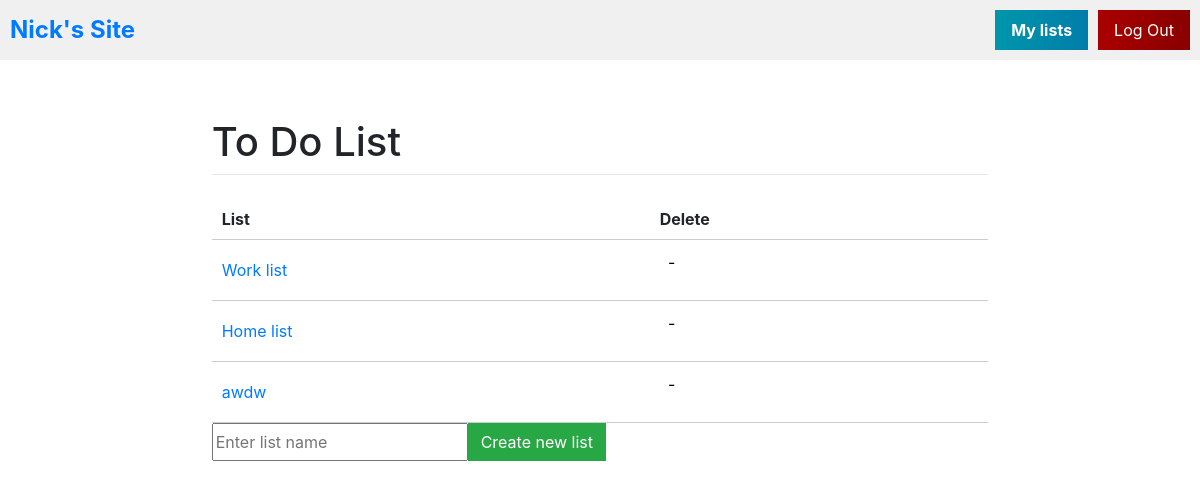
The app's page /view/ (signed in), older data.
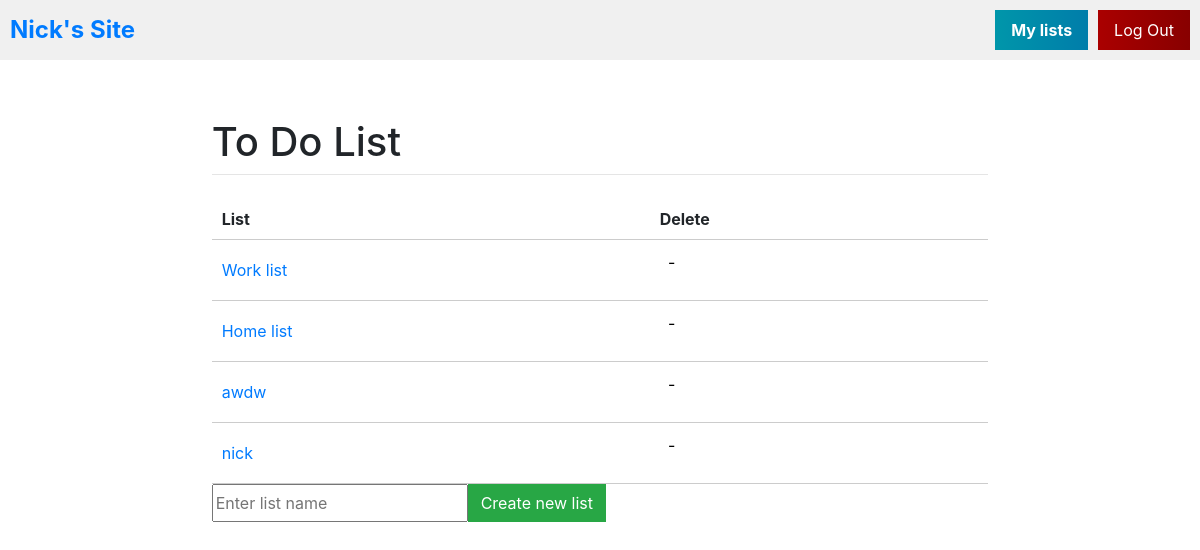
The same page, newer data.
### main/models.py (models this page shows, shortened)
class ToDoList(models.Model):
    user = models.ForeignKey(User, on_delete=models.CASCADE, related_name="todolist", null=True)
    name = models.CharField(max_length=200)

### main/views.py (the view)
# urls.py: path("view/", views.view, name="view"),
def view(response):
    return render(response, "main/view.html", {})

### main/templates/main/view.html (shortened to what this page needs)
{% extends "main/base.html" %}
{% block content %}
    <table class="list-table">
        <tr>
            <th>List</th>
            <th>Delete</th>
        </tr>
        {% for td in user.todolist.all %}
            <tr>
                <td><a href="/{{ td.id }}">{{ td.name }}</a></td>
                <td>
                    <form action="/delete_list/{{ td.id }}" method="post">
                        <button type="submit" class="delete-button">
                            <span class="minus-symbol">-</span>
                        </button>
                    </form>
                </td>
            </tr>
        {% endfor %}
    </table>
    <form method="post" action="/create/" class="form-group">
         <div class="input-group mb-3">
             <div class="input-group-prepend">
                 <input type="text" name="new_item" placeholder="Enter list name">
                 <button type="submit" name="save" class="btn btn-success">Create new list</button>
            </div>
        </div>
    </form>
{% endblock %}

### main/templates/main/base.html (shortened to what this page needs)
<html>
<head>
    <link rel="stylesheet" href="https://cdn.jsdelivr.net/npm/bootstrap@4.3.1/dist/css/bootstrap.min.css"
>
</head>
<body>
<div class="top-panel">
    <a href="/" class="logo">Nick's Site</a>
    <div class="navigation">
        {% if user.is_authenticated %}
            <a href="/create" class="my-lists">My lists</a>
            <a href="{% url 'logout' %}" class="logout">Log Out</a>
        {% else %}
            <a href="{% url 'login' %}">Log In</a>
            <a href="{% url 'register' %}">Sign Up</a>
        {% endif %}
    </div>
</div>
<div id="content" class="main">
    <div class="row justify-content-center">
        <div class="col-8">
            <h1 class="mt-2">To Do List</h1>
            <hr class="mt-0 mb-4">
            {% block content %}
            {% endblock %}
        </div>
    </div>
</div>
</body>
</html>

### main/templates/main/base.html (style rules this page uses)
.top-panel { display: flex; justify-content: space-between; align-items: center; padding: 10px; background-color: #f0f0f0; }
.top-panel .logo { font-size: 24px; font-weight: bold; text-decoration: none; }
.top-panel .navigation { display: flex; }
.top-panel .navigation a { margin-left: 10px; text-decoration: none; color: #ffffff; background: linear-gradient(to right, #0096aa, #007daa); padding: 8px 16px; border-radius: 0; }
.top-panel .navigation a.logout { background: linear-gradient(to right, #aa0000, #880000); }
.top-panel .navigation a.my-lists { background: linear-gradient(to right, #0096aa, #007daa); color: #ffffff; border-radius: 0; font-weight: bold; text-decoration: none; }
.main { margin-top: 50px; padding: 0px 10px; }

### main/templates/main/view.html (style rules this page uses)
.list-table { width: 100%; border-collapse: collapse; }
.list-table th, .list-table td { padding: 10px; text-align: left; border-bottom: 1px solid #ccc; }
.list-table th { font-weight: bold; }
.delete-button { border: none; background-color: transparent; padding: 0; width: 24px; height: 24px; display: flex; align-items: center; justify-content: center; flex-shrink: 0; line-height: 1; transition: color 0.3s ease; cursor: pointer; }

Row changes from the older to the newer data that the page shows:
added ToDoList: name "nick"
